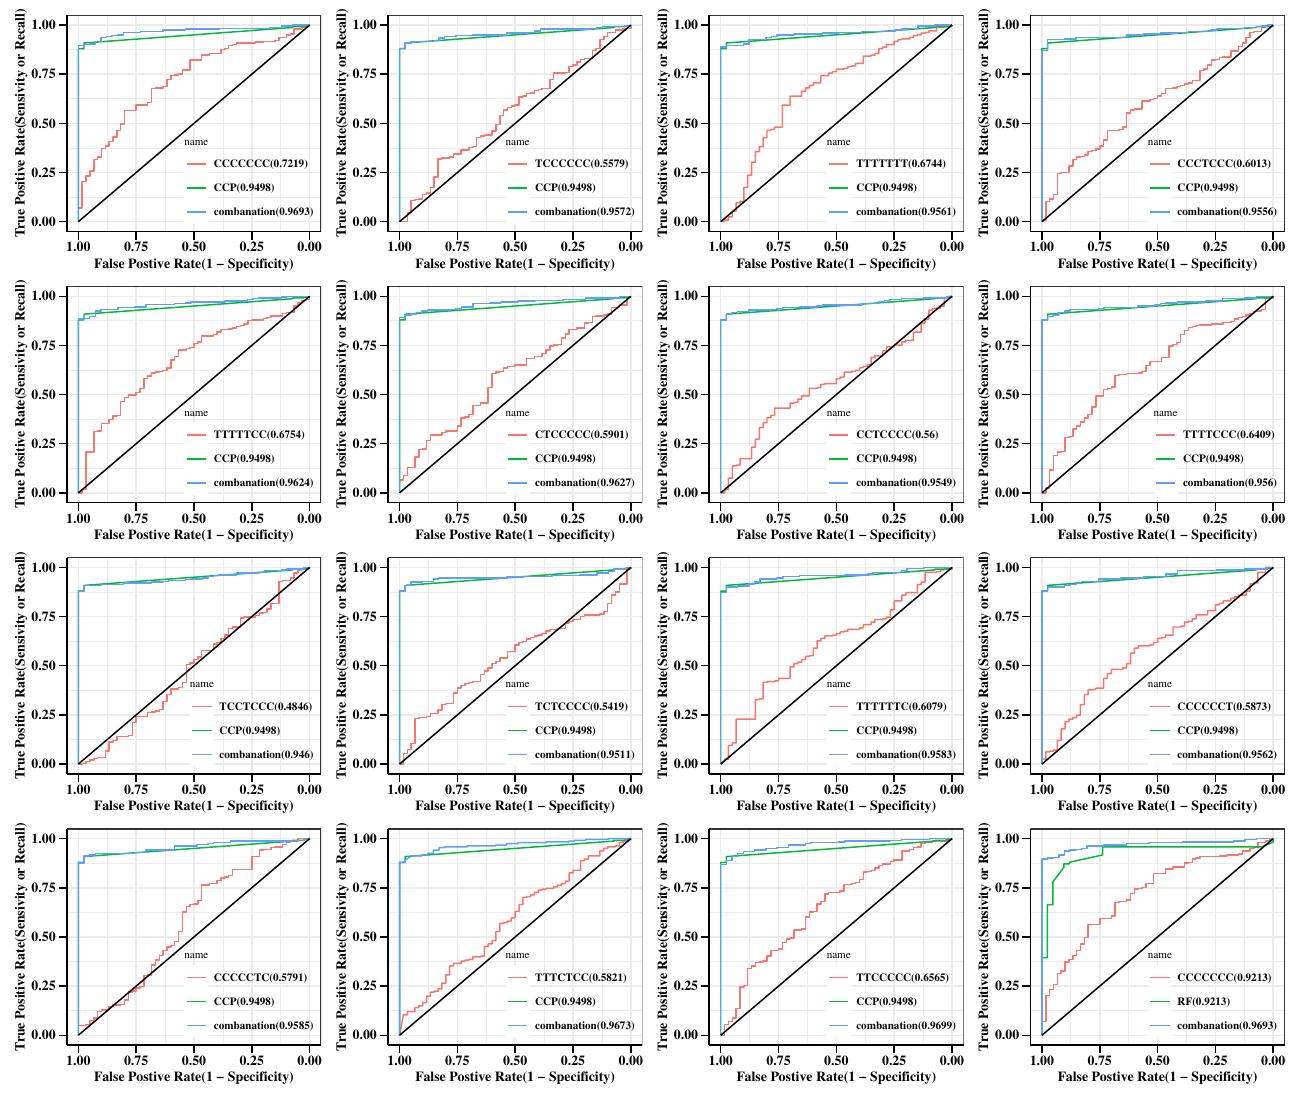

Source code (R):
##Input the original data and process it, use Figure3_FigureS2_Raw.Rdata 

load("Figure3_FigureS2_Raw.Rdata")
library(pROC)
library(glmnet)
library(ggplot2)
library(tidyverse)

##Plotting the ROC curves of different haplotypes bound to CCP
##CCCCCCC
{fit1 <- glm(group ~ CCCCCCC + CCP,
            data=Haplotype_data_RA,
            family = binomial())  
Haplotype_data_RA$prob <- predict(fit1, 
                                  newdata=Haplotype_data_RA, 
                                  type="response")

roc1 <- roc(Haplotype_data_RA$group, Haplotype_data_RA$CCCCCCC) 
roc2 <- roc(Haplotype_data_RA$group, Haplotype_data_RA$CCP)
roc3 <- roc(Haplotype_data_RA$group, Haplotype_data_RA$prob)
g1 <- ggroc(list(`CCCCCCC(0.7219)`=roc1, `CCP(0.9498)`=roc2, `combanation(0.9693)`=roc3
))

P1=g1+annotate(geom = "segment", x = 1, y = 0, xend =0, yend = 1)+
  labs(x = "False Postive Rate(1 - Specificity)",
       y = "True Positive Rate(Sensivity or Recall)")+
  theme_bw()+
  theme(panel.background = element_rect(fill = "transparent"),
        axis.ticks.length = unit(0.4,"lines"),
        axis.ticks = element_line(color = "black"),
        axis.line = element_line(size = 0.5,
                                 colour = "black"),
        axis.title = element_text(colour = "black",
                                  size = 10,
                                  face = "bold"),
        axis.text = element_text(colour = "black",
                                 size = 10,
                                 face = "bold"),
        text = element_text(size = 8,
                            color = "black",
                            family = "serif"),
        legend.background = element_rect(fill = "transparent"))+
  theme(legend.justification=c(1,0), legend.position=c(1,0))+
  theme(legend.text = element_text( size = 8, face = "bold"))}
P1  

##TCCCCCC
{fit2 <- glm(group ~ TCCCCCC + CCP,
            data=Haplotype_data_RA,
            family = binomial())  
Haplotype_data_RA$prob <- predict(fit2, 
                                  newdata=Haplotype_data_RA, 
                                  type="response")
roc4 <- roc(Haplotype_data_RA$group, Haplotype_data_RA$TCCCCCC) 
roc5 <- roc(Haplotype_data_RA$group, Haplotype_data_RA$prob)
g2 <- ggroc(list(`TCCCCCC(0.5579)`=roc4, `CCP(0.9498)`=roc2, `combanation(0.9572)`=roc5
))

P2=g2+annotate(geom = "segment", x = 1, y = 0, xend =0, yend = 1)+
  labs(x = "False Postive Rate(1 - Specificity)",
       y = "True Positive Rate(Sensivity or Recall)")+
  theme_bw()+
  theme(panel.background = element_rect(fill = "transparent"),
        axis.ticks.length = unit(0.4,"lines"),
        axis.ticks = element_line(color = "black"),
        axis.line = element_line(size = 0.5,
                                 colour = "black"),
        axis.title = element_text(colour = "black",
                                  size = 10,
                                  face = "bold"),
        axis.text = element_text(colour = "black",
                                 size = 10,
                                 face = "bold"),
        text = element_text(size = 8,
                            color = "black",
                            family = "serif"),
        legend.background = element_rect(fill = "transparent"))+
  theme(legend.justification=c(1,0), legend.position=c(1,0))+
  theme(legend.text = element_text( size = 8, face = "bold"))}
P2

#TTTTTTT
{fit3 <- glm(group ~ TTTTTTT + CCP,
            data=Haplotype_data_RA,
            family = binomial())  

Haplotype_data_RA$prob <- predict(fit3, 
                                  newdata=Haplotype_data_RA, 
                                  type="response")
roc6 <- roc(Haplotype_data_RA$group, Haplotype_data_RA$TTTTTTT) 
roc7 <- roc(Haplotype_data_RA$group, Haplotype_data_RA$prob)
g3 <- ggroc(list(`TTTTTTT(0.6744)`=roc6, `CCP(0.9498)`=roc2, `combanation(0.9561)`=roc7
))

P3=g3+annotate(geom = "segment", x = 1, y = 0, xend =0, yend = 1)+
  labs(x = "False Postive Rate(1 - Specificity)",
       y = "True Positive Rate(Sensivity or Recall)")+
  theme_bw()+
  theme(panel.background = element_rect(fill = "transparent"),
        axis.ticks.length = unit(0.4,"lines"),
        axis.ticks = element_line(color = "black"),
        axis.line = element_line(size = 0.5,
                                 colour = "black"),
        axis.title = element_text(colour = "black",
                                  size = 10,
                                  face = "bold"),
        axis.text = element_text(colour = "black",
                                 size = 10,
                                 face = "bold"),
        text = element_text(size = 8,
                            color = "black",
                            family = "serif"),
        legend.background = element_rect(fill = "transparent"))+
  theme(legend.justification=c(1,0), legend.position=c(1,0))+
  theme(legend.text = element_text( size = 8, face = "bold"))}
P3

#CCCTCCC
{fit4 <- glm(group ~ CCCTCCC + CCP,
            data=Haplotype_data_RA,
            family = binomial())  

Haplotype_data_RA$prob <- predict(fit4, 
                                  newdata=Haplotype_data_RA, 
                                  type="response")
roc8 <- roc(Haplotype_data_RA$group, Haplotype_data_RA$CCCTCCC) 
roc9 <- roc(Haplotype_data_RA$group, Haplotype_data_RA$prob)

g4 <- ggroc(list(`CCCTCCC(0.6013)`=roc8, `CCP(0.9498)`=roc2, `combanation(0.9556)`=roc9
))

P4=g4+annotate(geom = "segment", x = 1, y = 0, xend =0, yend = 1)+
  labs(x = "False Postive Rate(1 - Specificity)",
       y = "True Positive Rate(Sensivity or Recall)")+
  theme_bw()+
  theme(panel.background = element_rect(fill = "transparent"),
        axis.ticks.length = unit(0.4,"lines"),
        axis.ticks = element_line(color = "black"),
        axis.line = element_line(size = 0.5,
                                 colour = "black"),
        axis.title = element_text(colour = "black",
                                  size = 10,
                                  face = "bold"),
        axis.text = element_text(colour = "black",
                                 size = 10,
                                 face = "bold"),
        text = element_text(size = 8,
                            color = "black",
                            family = "serif"),
        legend.background = element_rect(fill = "transparent"))+
  theme(legend.justification=c(1,0), legend.position=c(1,0))+
  theme(legend.text = element_text( size = 8, face = "bold"))}
P4

#TTTTTCC
{fit5 <- glm(group ~ TTTTTCC + CCP,
            data=Haplotype_data_RA,
            family = binomial())  

Haplotype_data_RA$prob <- predict(fit5, 
                                  newdata=Haplotype_data_RA, 
                                  type="response")
roc10 <- roc(Haplotype_data_RA$group, Haplotype_data_RA$TTTTTCC) 
roc11 <- roc(Haplotype_data_RA$group, Haplotype_data_RA$prob)
g5 <- ggroc(list(`TTTTTCC(0.6754)`=roc10, `CCP(0.9498)`=roc2, `combanation(0.9624)`=roc11
))

P5=g5+annotate(geom = "segment", x = 1, y = 0, xend =0, yend = 1)+
  labs(x = "False Postive Rate(1 - Specificity)",
       y = "True Positive Rate(Sensivity or Recall)")+
  theme_bw()+
  theme(panel.background = element_rect(fill = "transparent"),
        axis.ticks.length = unit(0.4,"lines"),
        axis.ticks = element_line(color = "black"),
        axis.line = element_line(size = 0.5,
                                 colour = "black"),
        axis.title = element_text(colour = "black",
                                  size = 10,
                                  face = "bold"),
        axis.text = element_text(colour = "black",
                                 size = 10,
                                 face = "bold"),
        text = element_text(size = 8,
                            color = "black",
                            family = "serif"),
        legend.background = element_rect(fill = "transparent"))+
  theme(legend.justification=c(1,0), legend.position=c(1,0))+
  theme(legend.text = element_text( size = 8, face = "bold"))}
P5

#CTCCCCC
{fit6 <- glm(group ~ CTCCCCC + CCP,
            data=Haplotype_data_RA,
            family = binomial())  

Haplotype_data_RA$prob <- predict(fit6, 
                                  newdata=Haplotype_data_RA, 
                                  type="response")
roc12 <- roc(Haplotype_data_RA$group, Haplotype_data_RA$CTCCCCC) 
roc13 <- roc(Haplotype_data_RA$group, Haplotype_data_RA$prob)
g6 <- ggroc(list(`CTCCCCC(0.5901)`=roc12, `CCP(0.9498)`=roc2, `combanation(0.9627)`=roc13
))

P6=g6+annotate(geom = "segment", x = 1, y = 0, xend =0, yend = 1)+
  labs(x = "False Postive Rate(1 - Specificity)",
       y = "True Positive Rate(Sensivity or Recall)")+
  theme_bw()+
  theme(panel.background = element_rect(fill = "transparent"),
        axis.ticks.length = unit(0.4,"lines"),
        axis.ticks = element_line(color = "black"),
        axis.line = element_line(size = 0.5,
                                 colour = "black"),
        axis.title = element_text(colour = "black",
                                  size = 10,
                                  face = "bold"),
        axis.text = element_text(colour = "black",
                                 size = 10,
                                 face = "bold"),
        text = element_text(size = 8,
                            color = "black",
                            family = "serif"),
        legend.background = element_rect(fill = "transparent"))+
  theme(legend.justification=c(1,0), legend.position=c(1,0))+
  theme(legend.text = element_text( size = 8, face = "bold"))}
P6

#CCTCCCC
{fit7 <- glm(group ~ CCTCCCC + CCP,
            data=Haplotype_data_RA,
            family = binomial())  

Haplotype_data_RA$prob <- predict(fit7, 
                                  newdata=Haplotype_data_RA, 
                                  type="response")
roc14 <- roc(Haplotype_data_RA$group, Haplotype_data_RA$CCTCCCC) 
roc15 <- roc(Haplotype_data_RA$group, Haplotype_data_RA$prob)
g7 <- ggroc(list(`CCTCCCC(0.56)`=roc14, `CCP(0.9498)`=roc2, `combanation(0.9549)`=roc15
))

P7=g7+annotate(geom = "segment", x = 1, y = 0, xend =0, yend = 1)+
  labs(x = "False Postive Rate(1 - Specificity)",
       y = "True Positive Rate(Sensivity or Recall)")+
  theme_bw()+
  theme(panel.background = element_rect(fill = "transparent"),
        axis.ticks.length = unit(0.4,"lines"),
        axis.ticks = element_line(color = "black"),
        axis.line = element_line(size = 0.5,
                                 colour = "black"),
        axis.title = element_text(colour = "black",
                                  size = 10,
                                  face = "bold"),
        axis.text = element_text(colour = "black",
                                 size = 10,
                                 face = "bold"),
        text = element_text(size = 8,
                            color = "black",
                            family = "serif"),
        legend.background = element_rect(fill = "transparent"))+
  theme(legend.justification=c(1,0), legend.position=c(1,0))+
  theme(legend.text = element_text( size = 8, face = "bold"))}
P7

#TTTTCCC
{fit8 <- glm(group ~ TTTTCCC + CCP,
            data=Haplotype_data_RA,
            family = binomial())  

Haplotype_data_RA$prob <- predict(fit8, 
                                  newdata=Haplotype_data_RA, 
                                  type="response")
roc16<- roc(Haplotype_data_RA$group, Haplotype_data_RA$TTTTCCC) 
roc17 <- roc(Haplotype_data_RA$group, Haplotype_data_RA$prob)
g8 <- ggroc(list(`TTTTCCC(0.6409)`=roc16, `CCP(0.9498)`=roc2, `combanation(0.956)`=roc17
))

P8=g8+annotate(geom = "segment", x = 1, y = 0, xend =0, yend = 1)+
  labs(x = "False Postive Rate(1 - Specificity)",
       y = "True Positive Rate(Sensivity or Recall)")+
  theme_bw()+
  theme(panel.background = element_rect(fill = "transparent"),
        axis.ticks.length = unit(0.4,"lines"),
        axis.ticks = element_line(color = "black"),
        axis.line = element_line(size = 0.5,
                                 colour = "black"),
        axis.title = element_text(colour = "black",
                                  size = 10,
                                  face = "bold"),
        axis.text = element_text(colour = "black",
                                 size = 10,
                                 face = "bold"),
        text = element_text(size = 8,
                            color = "black",
                            family = "serif"),
        legend.background = element_rect(fill = "transparent"))+
  theme(legend.justification=c(1,0), legend.position=c(1,0))+
  theme(legend.text = element_text( size = 8, face = "bold"))}
P8

#TCCTCCC
{fit9 <- glm(group ~ TCCTCCC + CCP,
            data=Haplotype_data_RA,
            family = binomial())  

Haplotype_data_RA$prob <- predict(fit9, 
                                  newdata=Haplotype_data_RA, 
                                  type="response")
roc18<- roc(Haplotype_data_RA$group, Haplotype_data_RA$TCCTCCC) 
roc19 <- roc(Haplotype_data_RA$group, Haplotype_data_RA$prob)

g9 <- ggroc(list(`TCCTCCC(0.4846)`=roc18, `CCP(0.9498)`=roc2, `combanation(0.946)`=roc19
))

P9=g9+annotate(geom = "segment", x = 1, y = 0, xend =0, yend = 1)+
  labs(x = "False Postive Rate(1 - Specificity)",
       y = "True Positive Rate(Sensivity or Recall)")+
  theme_bw()+
  theme(panel.background = element_rect(fill = "transparent"),
        axis.ticks.length = unit(0.4,"lines"),
        axis.ticks = element_line(color = "black"),
        axis.line = element_line(size = 0.5,
                                 colour = "black"),
        axis.title = element_text(colour = "black",
                                  size = 10,
                                  face = "bold"),
        axis.text = element_text(colour = "black",
                                 size = 10,
                                 face = "bold"),
        text = element_text(size = 8,
                            color = "black",
                            family = "serif"),
        legend.background = element_rect(fill = "transparent"))+
  theme(legend.justification=c(1,0), legend.position=c(1,0))+
  theme(legend.text = element_text( size = 8, face = "bold"))}
P9

#TCTCCCC
{fit10 <- glm(group ~ TCTCCCC + CCP,
             data=Haplotype_data_RA,
             family = binomial())  

Haplotype_data_RA$prob <- predict(fit10, 
                                  newdata=Haplotype_data_RA, 
                                  type="response")
roc20<- roc(Haplotype_data_RA$group, Haplotype_data_RA$TCTCCCC) 
roc21 <- roc(Haplotype_data_RA$group, Haplotype_data_RA$prob)
g10 <- ggroc(list(`TCTCCCC(0.5419)`=roc20, `CCP(0.9498)`=roc2, `combanation(0.9511)`=roc21
))

P10=g10+annotate(geom = "segment", x = 1, y = 0, xend =0, yend = 1)+
  labs(x = "False Postive Rate(1 - Specificity)",
       y = "True Positive Rate(Sensivity or Recall)")+
  theme_bw()+
  theme(panel.background = element_rect(fill = "transparent"),
        axis.ticks.length = unit(0.4,"lines"),
        axis.ticks = element_line(color = "black"),
        axis.line = element_line(size = 0.5,
                                 colour = "black"),
        axis.title = element_text(colour = "black",
                                  size = 10,
                                  face = "bold"),
        axis.text = element_text(colour = "black",
                                 size = 10,
                                 face = "bold"),
        text = element_text(size = 8,
                            color = "black",
                            family = "serif"),
        legend.background = element_rect(fill = "transparent"))+
  theme(legend.justification=c(1,0), legend.position=c(1,0))+
  theme(legend.text = element_text( size = 8, face = "bold"))}
P10

#TTTTTTC
{fit11 <- glm(group ~ TTTTTTC + CCP,
             data=Haplotype_data_RA,
             family = binomial())  

Haplotype_data_RA$prob <- predict(fit11, 
                                  newdata=Haplotype_data_RA, 
                                  type="response")
roc22<- roc(Haplotype_data_RA$group, Haplotype_data_RA$ TTTTTTC) 
roc23 <- roc(Haplotype_data_RA$group, Haplotype_data_RA$prob)

g11 <- ggroc(list(`TTTTTTC(0.6079)`=roc22, `CCP(0.9498)`=roc2, `combanation(0.9583)`=roc23
))

P11=g11+annotate(geom = "segment", x = 1, y = 0, xend =0, yend = 1)+
  labs(x = "False Postive Rate(1 - Specificity)",
       y = "True Positive Rate(Sensivity or Recall)")+
  theme_bw()+
  theme(panel.background = element_rect(fill = "transparent"),
        axis.ticks.length = unit(0.4,"lines"),
        axis.ticks = element_line(color = "black"),
        axis.line = element_line(size = 0.5,
                                 colour = "black"),
        axis.title = element_text(colour = "black",
                                  size = 10,
                                  face = "bold"),
        axis.text = element_text(colour = "black",
                                 size = 10,
                                 face = "bold"),
        text = element_text(size = 8,
                            color = "black",
                            family = "serif"),
        legend.background = element_rect(fill = "transparent"))+
  theme(legend.justification=c(1,0), legend.position=c(1,0))+
  theme(legend.text = element_text( size = 8, face = "bold"))}
P11

#CCCCCCT
{fit12 <- glm(group ~ CCCCCCT + CCP,
             data=Haplotype_data_RA,
             family = binomial())  

Haplotype_data_RA$prob <- predict(fit12, 
                                  newdata=Haplotype_data_RA, 
                                  type="response")
roc24<- roc(Haplotype_data_RA$group, Haplotype_data_RA$CCCCCCT) 
roc25 <- roc(Haplotype_data_RA$group, Haplotype_data_RA$prob)

g12 <- ggroc(list(`CCCCCCT(0.5873)`=roc24, `CCP(0.9498)`=roc2, `combanation(0.9562)`=roc25
))

P12=g12+annotate(geom = "segment", x = 1, y = 0, xend =0, yend = 1)+
  labs(x = "False Postive Rate(1 - Specificity)",
       y = "True Positive Rate(Sensivity or Recall)")+
  theme_bw()+
  theme(panel.background = element_rect(fill = "transparent"),
        axis.ticks.length = unit(0.4,"lines"),
        axis.ticks = element_line(color = "black"),
        axis.line = element_line(size = 0.5,
                                 colour = "black"),
        axis.title = element_text(colour = "black",
                                  size = 10,
                                  face = "bold"),
        axis.text = element_text(colour = "black",
                                 size = 10,
                                 face = "bold"),
        text = element_text(size = 8,
                            color = "black",
                            family = "serif"),
        legend.background = element_rect(fill = "transparent"))+
  theme(legend.justification=c(1,0), legend.position=c(1,0))+
  theme(legend.text = element_text( size = 8, face = "bold"))}
P12

# CCCCCTC
{fit13 <- glm(group ~ CCCCCTC + CCP,
             data=Haplotype_data_RA,
             family = binomial())  

Haplotype_data_RA$prob <- predict(fit13, 
                                  newdata=Haplotype_data_RA, 
                                  type="response")
roc26<- roc(Haplotype_data_RA$group, Haplotype_data_RA$CCCCCTC) 
roc27 <- roc(Haplotype_data_RA$group, Haplotype_data_RA$prob)
g13 <- ggroc(list(`CCCCCTC(0.5791)`=roc26, `CCP(0.9498)`=roc2, `combanation(0.9585)`=roc27
))

P13=g13+annotate(geom = "segment", x = 1, y = 0, xend =0, yend = 1)+
  labs(x = "False Postive Rate(1 - Specificity)",
       y = "True Positive Rate(Sensivity or Recall)")+
  theme_bw()+
  theme(panel.background = element_rect(fill = "transparent"),
        axis.ticks.length = unit(0.4,"lines"),
        axis.ticks = element_line(color = "black"),
        axis.line = element_line(size = 0.5,
                                 colour = "black"),
        axis.title = element_text(colour = "black",
                                  size = 10,
                                  face = "bold"),
        axis.text = element_text(colour = "black",
                                 size = 10,
                                 face = "bold"),
        text = element_text(size = 8,
                            color = "black",
                            family = "serif"),
        legend.background = element_rect(fill = "transparent"))+
  theme(legend.justification=c(1,0), legend.position=c(1,0))+
  theme(legend.text = element_text( size = 8, face = "bold"))}
P13

#TTTCTCC
{fit14 <- glm(group ~ TTTCTCC + CCP,
             data=Haplotype_data_RA,
             family = binomial())  

Haplotype_data_RA$prob <- predict(fit14, 
                                  newdata=Haplotype_data_RA, 
                                  type="response")
roc28<- roc(Haplotype_data_RA$group, Haplotype_data_RA$TTTCTCC) 
roc29 <- roc(Haplotype_data_RA$group, Haplotype_data_RA$prob)

g14 <- ggroc(list(`TTTCTCC(0.5821)`=roc28, `CCP(0.9498)`=roc2, `combanation(0.9673)`=roc29
))

P14=g14+annotate(geom = "segment", x = 1, y = 0, xend =0, yend = 1)+
  labs(x = "False Postive Rate(1 - Specificity)",
       y = "True Positive Rate(Sensivity or Recall)")+
  theme_bw()+
  theme(panel.background = element_rect(fill = "transparent"),
        axis.ticks.length = unit(0.4,"lines"),
        axis.ticks = element_line(color = "black"),
        axis.line = element_line(size = 0.5,
                                 colour = "black"),
        axis.title = element_text(colour = "black",
                                  size = 10,
                                  face = "bold"),
        axis.text = element_text(colour = "black",
                                 size = 10,
                                 face = "bold"),
        text = element_text(size = 8,
                            color = "black",
                            family = "serif"),
        legend.background = element_rect(fill = "transparent"))+
  theme(legend.justification=c(1,0), legend.position=c(1,0))+
  theme(legend.text = element_text( size = 8, face = "bold"))}
P14

#TTCCCCC
{fit15 <- glm(group ~ TTCCCCC + CCP,
             data=Haplotype_data_RA,
             family = binomial())  

Haplotype_data_RA$prob <- predict(fit15, 
                                  newdata=Haplotype_data_RA, 
                                  type="response")
roc30<- roc(Haplotype_data_RA$group, Haplotype_data_RA$TTCCCCC) 
roc31 <- roc(Haplotype_data_RA$group, Haplotype_data_RA$prob)
g15 <- ggroc(list(`TTCCCCC(0.6565)`=roc30, `CCP(0.9498)`=roc2, `combanation(0.9699)`=roc31
))

P15=g15+annotate(geom = "segment", x = 1, y = 0, xend =0, yend = 1)+
  labs(x = "False Postive Rate(1 - Specificity)",
       y = "True Positive Rate(Sensivity or Recall)")+
  theme_bw()+
  theme(panel.background = element_rect(fill = "transparent"),
        axis.ticks.length = unit(0.4,"lines"),
        axis.ticks = element_line(color = "black"),
        axis.line = element_line(size = 0.5,
                                 colour = "black"),
        axis.title = element_text(colour = "black",
                                  size = 10,
                                  face = "bold"),
        axis.text = element_text(colour = "black",
                                 size = 10,
                                 face = "bold"),
        text = element_text(size = 8,
                            color = "black",
                            family = "serif"),
        legend.background = element_rect(fill = "transparent"))+
  theme(legend.justification=c(1,0), legend.position=c(1,0))+
  theme(legend.text = element_text( size = 8, face = "bold"))}
P15

##Plotting the ROC curves of different haplotypes bound to RF
#CCCCCCCC
{fit16 <- glm(group ~ CCCCCCC + RF,
             data=Haplotype_data_RA,
             family = binomial())  
Haplotype_data_RA$prob <- predict(fit1, 
                                  newdata=Haplotype_data_RA, 
                                  type="response")

roc32 <- roc(Haplotype_data_RA$group, Haplotype_data_RA$CCCCCCC) 
roc33 <- roc(Haplotype_data_RA$group, Haplotype_data_RA$RF)
roc34 <- roc(Haplotype_data_RA$group, Haplotype_data_RA$prob)
g16 <- ggroc(list(`CCCCCCC(0.9213)`=roc32, `RF(0.9213)`=roc33, `combanation(0.9693)`=roc34
))

P16=g16+annotate(geom = "segment", x = 1, y = 0, xend =0, yend = 1)+
  labs(x = "False Postive Rate(1 - Specificity)",
       y = "True Positive Rate(Sensivity or Recall)")+
  theme_bw()+
  theme(panel.background = element_rect(fill = "transparent"),
        axis.ticks.length = unit(0.4,"lines"),
        axis.ticks = element_line(color = "black"),
        axis.line = element_line(size = 0.5,
                                 colour = "black"),
        axis.title = element_text(colour = "black",
                                  size = 10,
                                  face = "bold"),
        axis.text = element_text(colour = "black",
                                 size = 10,
                                 face = "bold"),
        text = element_text(size = 8,
                            color = "black",
                            family = "serif"),
        legend.background = element_rect(fill = "transparent"))+
  theme(legend.justification=c(1,0), legend.position=c(1,0))+
  theme(legend.text = element_text( size = 8, face = "bold"))}
P16


library(patchwork)
P1+P2+P3+P4+P5+P6+P7+P8+P9+P10+P11+P12+P13+P14+P15+P16
ggsave(filename = "FigureS4.pdf",width =13,height = 11)
save.image(file = "FigureS4_raw_data.Rdata")  

